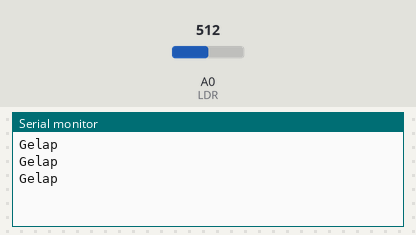
Bench run of a sketch on a simulated Arduino Uno, built with avr-gcc and run on an emulated ATmega328P. Parts: the last lines printed to the serial monitor. The test bench sets the inputs (shaded band); at power-on: A0 (LDR) = 512.

Above: at 1.3 s.
1.4 s: A0 (LDR) set to 673
2.9 s: A0 (LDR) set to 690
At 3.4 s:
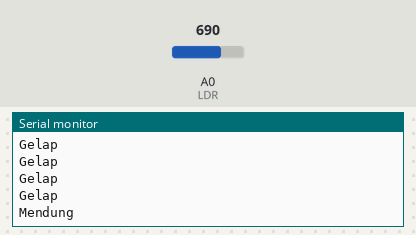
5.0 s: A0 (LDR) set to 1012
At 5.4 s:
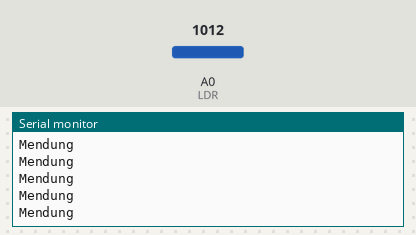
6.5 s: A0 (LDR) set to 1023
At 6.9 s:
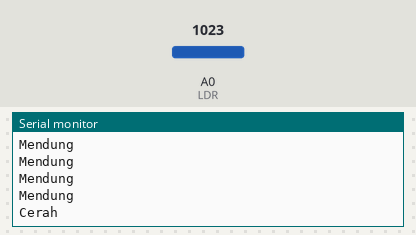

The sketch:

P3LDR.ino
```cpp
const int LDR = A0;

void setup() {
  // put your setup code here, to run once:
  pinMode(LDR,INPUT);
  Serial.begin(9600);
}

void loop() {
  // put your main code here, to run repeatedly:
  int intensity = analogRead(LDR);
  Serial.println(condition(intensity));
  delay(500);
}

String condition(int intensity){
  int intMapped = map(intensity, 0, 1023, 0, 3);
  if(intMapped==1) return "Gelap";
  else if(intMapped==2) return "Mendung";
  else return "Cerah";
}
```

Measured:
- the behaviour switches between 681 and 682 on A0 (LDR) (found by bisection; images 0 and 1)
- the behaviour switches between 1022 and 1023 on A0 (LDR) (found by bisection; images 2 and 3)
- after the input at 2.9 s, the serial monitor: prints a new line after 0.10 s (image 1)
- after the input at 6.5 s, the serial monitor: prints a new line at once (image 3)
